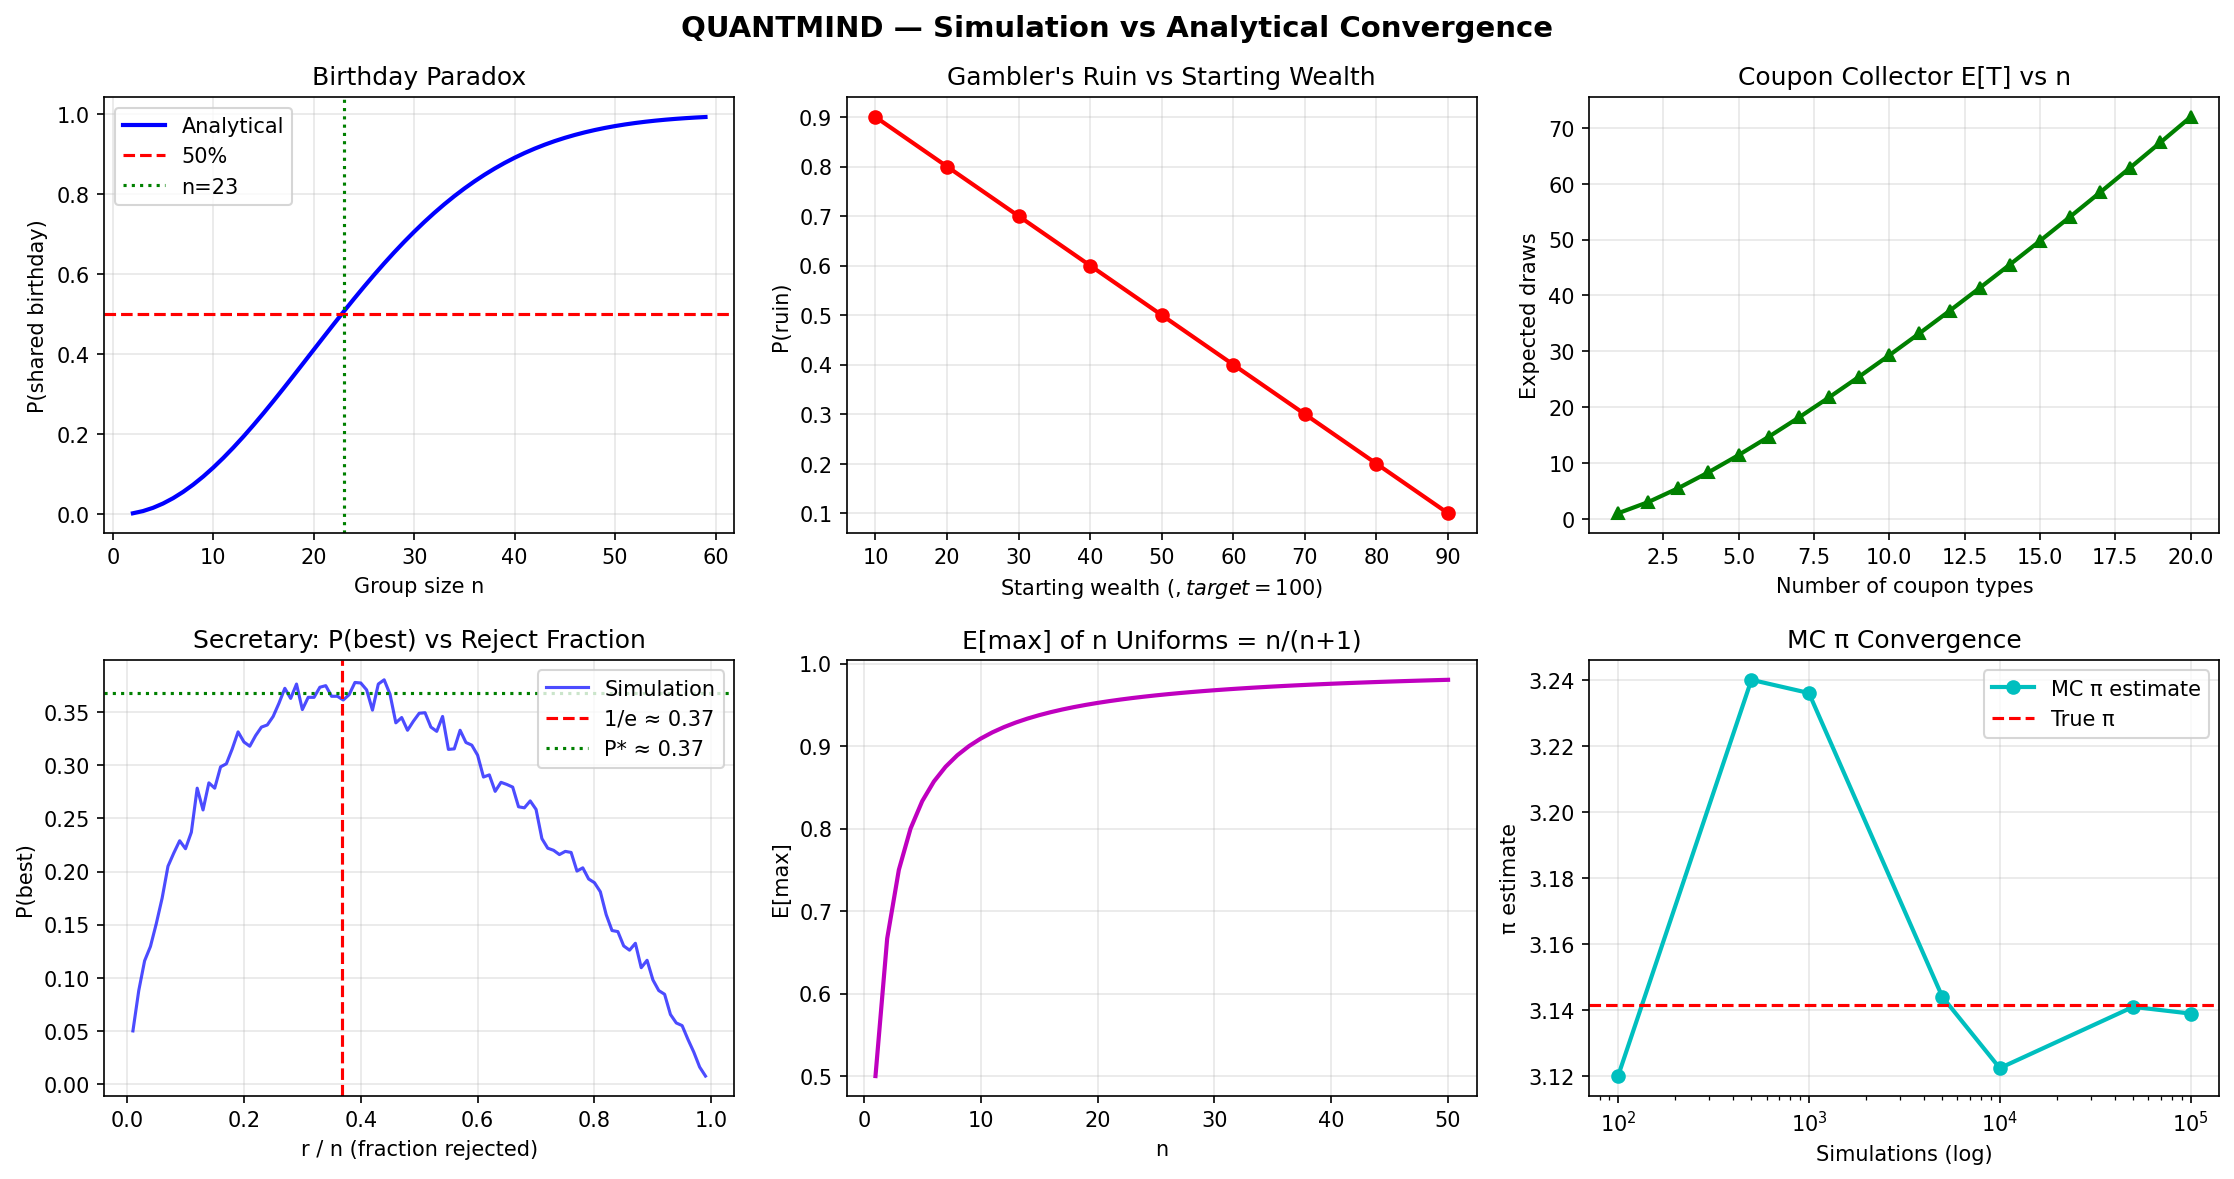

Reproduce this figure in Python.
"""
=============================================================================
  QUANTMIND — Probability Puzzle Simulation Notebook
  20 Classic Quant Interview Problems: Analytical vs Simulation
=============================================================================
  Install : pip install numpy matplotlib scipy
  Run     : python 01_probability_puzzles.py
=============================================================================
"""

import numpy as np
import matplotlib.pyplot as plt
import matplotlib.gridspec as gridspec
from scipy.special import factorial
import warnings
warnings.filterwarnings('ignore')

np.random.seed(42)
N = 100_000   # simulations per puzzle (reduce to 10_000 if slow)

results = {}   # {label: (simulated, analytical)}

def sep(): print("\n" + "─"*62)

print("="*62)
print("  QUANTMIND — Probability Puzzle Simulations")
print("  20 Classic Quant Interview Problems")
print("="*62)

# ── PUZZLE 1: Monty Hall ─────────────────────────────────────────────────────
sep()
print("PUZZLE 1 — Monty Hall Problem")
print("  Pick 1 of 3 doors. Host reveals a goat. Should you switch?")

stay_w = switch_w = 0
for _ in range(N):
    car  = np.random.randint(3)
    pick = np.random.randint(3)
    host = np.random.choice([d for d in range(3) if d != pick and d != car])
    stay_w   += (pick == car)
    new_pick  = [d for d in range(3) if d != pick and d != host][0]
    switch_w += (new_pick == car)

print(f"  Analytical  → Stay: {1/3:.4f}  |  Switch: {2/3:.4f}")
print(f"  Simulation  → Stay: {stay_w/N:.4f}  |  Switch: {switch_w/N:.4f}")
print(f"  ✅ ALWAYS SWITCH — {switch_w/stay_w:.1f}× more likely to win")
results['Monty Hall P(win|switch)'] = (switch_w/N, 2/3)

# ── PUZZLE 2: Birthday Paradox ───────────────────────────────────────────────
sep()
print("PUZZLE 2 — Birthday Paradox")
print("  How many people needed for P(shared birthday) > 50%?")

n23_analytical = 1 - np.prod([(365-i)/365 for i in range(23)])
hits = sum(1 for _ in range(10_000) if len(set(np.random.randint(1,366,23))) < 23)
n23_sim = hits / 10_000
threshold = next(n for n in range(2,60) if 1-np.prod([(365-i)/365 for i in range(n)]) >= 0.5)

print(f"  Analytical  → Need {threshold} people for P > 50%")
print(f"  P(match, n=23): Analytical={n23_analytical:.4f}  |  Simulation={n23_sim:.4f}")
print(f"  ✅ Just 23 people! Counterintuitive.")
results['Birthday P(match) n=23'] = (n23_sim, n23_analytical)

# ── PUZZLE 3: Gambler's Ruin ─────────────────────────────────────────────────
sep()
print("PUZZLE 3 — Gambler's Ruin")
print("  Start $50, target $100, fair coin. P(ruin before doubling)?")

start, target = 50, 100
p_ruin_ana = 1 - start/target

n_ruin = 0
for _ in range(N):
    w = start
    while 0 < w < target:
        w += 1 if np.random.random() < 0.5 else -1
    if w == 0:
        n_ruin += 1

print(f"  Analytical  → P(ruin) = 1 − {start}/{target} = {p_ruin_ana:.4f}")
print(f"  Simulation  → P(ruin) = {n_ruin/N:.4f}")
print(f"  ✅ Even a fair game: 50% chance of ruin before doubling.")
results["Gambler's Ruin P(ruin)"] = (n_ruin/N, p_ruin_ana)

# ── PUZZLE 4: Coupon Collector ───────────────────────────────────────────────
sep()
print("PUZZLE 4 — Coupon Collector Problem")
print("  How many cereal boxes to collect all 6 unique coupons?")

n_c = 6
E_ana = n_c * sum(1/k for k in range(1, n_c+1))

totals = []
for _ in range(N):
    seen, count = set(), 0
    while len(seen) < n_c:
        seen.add(np.random.randint(n_c))
        count += 1
    totals.append(count)

print(f"  Analytical  → E[boxes] = {E_ana:.4f}")
print(f"  Simulation  → E[boxes] = {np.mean(totals):.4f}")
print(f"  ✅ Same formula as rolling a die until all 6 faces appear.")
results['Coupon Collector E[T]'] = (np.mean(totals), E_ana)

# ── PUZZLE 5: St. Petersburg Paradox ────────────────────────────────────────
sep()
print("PUZZLE 5 — St. Petersburg Paradox")
print("  Flip until Heads; win 2^n. Infinite EV — how much to pay?")

payouts = [2**sum(1 for _ in iter(lambda: np.random.random()>0.5, True) if True)
           for _ in range(N)]
# simpler approach:
payouts2 = []
for _ in range(N):
    flips = 1
    while np.random.random() > 0.5:
        flips += 1
    payouts2.append(2**flips)

print(f"  Analytical  → E[X] = ∞  (mathematically divergent)")
print(f"  Simulation  → Mean ≈ ${np.mean(payouts2):.2f}  |  Median = ${np.median(payouts2):.0f}")
print(f"  ✅ Infinite EV, but rational agents pay < $25. That's the paradox.")

# ── PUZZLE 6: Secretary / Optimal Stopping ───────────────────────────────────
sep()
print("PUZZLE 6 — Secretary Problem (Optimal Stopping)")
print("  Interview 100 candidates. Reject first r, then pick next best. Optimal r?")

n_cand      = 100
r_opt_ana   = int(n_cand / np.e)
p_opt_ana   = 1 / np.e

wins_per_r  = []
for r in range(1, n_cand):
    wins = 0
    for _ in range(2_000):
        cands = np.random.permutation(n_cand)
        best_r = cands[:r].max()
        chosen = next((c for c in cands[r:] if c > best_r), None)
        if chosen == n_cand - 1:
            wins += 1
    wins_per_r.append(wins / 2_000)

best_r_sim = np.argmax(wins_per_r) + 1
print(f"  Analytical  → Optimal r = n/e ≈ {r_opt_ana}  |  P(best) ≈ {p_opt_ana:.4f}")
print(f"  Simulation  → Best r found = {best_r_sim}  |  P(best) ≈ {max(wins_per_r):.4f}")
print(f"  ✅ Reject first 37%, then pick first candidate better than all seen.")
results['Secretary P(best)'] = (max(wins_per_r), p_opt_ana)

# ── PUZZLE 7: HH vs HT Expected Flips ───────────────────────────────────────
sep()
print("PUZZLE 7 — Expected Flips: HH vs HT")
print("  Is E[flips until HH] equal to E[flips until HT]?")

def exp_flips(target, n_sims=30_000):
    counts = []
    tgt = list(target)
    for _ in range(n_sims):
        seq, k = [], 0
        while True:
            seq.append('H' if np.random.random() < 0.5 else 'T')
            k += 1
            if seq[-len(tgt):] == tgt:
                break
        counts.append(k)
    return np.mean(counts)

e_hh = exp_flips('HH')
e_ht = exp_flips('HT')
print(f"  Analytical  → E[HH] = 6  |  E[HT] = 4")
print(f"  Simulation  → E[HH] ≈ {e_hh:.2f}  |  E[HT] ≈ {e_ht:.2f}")
print(f"  ✅ NOT equal — HH takes longer due to overlapping dependency structure.")
results['E[flips to HH]'] = (e_hh, 6)
results['E[flips to HT]'] = (e_ht, 4)

# ── PUZZLE 8: Roll Die Until All Faces ──────────────────────────────────────
sep()
print("PUZZLE 8 — Roll a Die Until All 6 Faces Seen")

E_dice_ana = 6 * sum(1/k for k in range(1, 7))
dice_totals = []
for _ in range(N):
    seen, count = set(), 0
    while len(seen) < 6:
        seen.add(np.random.randint(1, 7))
        count += 1
    dice_totals.append(count)

print(f"  Analytical  → E[rolls] = 6·H₆ = {E_dice_ana:.4f}")
print(f"  Simulation  → E[rolls] = {np.mean(dice_totals):.4f}")
print(f"  ✅ Coupon Collector applied to dice — same harmonic sum formula.")
results['Dice All Faces E[rolls]'] = (np.mean(dice_totals), E_dice_ana)

# ── PUZZLE 9: Buffon's Needle — Estimate π ───────────────────────────────────
sep()
print("PUZZLE 9 — Buffon's Needle (Estimate π)")
print("  Needle length = line spacing = 1. P(cross a line) = 2/π.")

L = d = 1.0
crosses = sum(
    1 for _ in range(N)
    if np.random.uniform(0, d/2) <= (L/2) * np.sin(np.random.uniform(0, np.pi/2))
)
pi_est = (2 * L * N) / (d * crosses) if crosses > 0 else 0
print(f"  Analytical  → P(cross) = 2/π = {2/np.pi:.4f}")
print(f"  Simulation  → π estimate = {pi_est:.4f}  (true π = {np.pi:.4f})")
print(f"  ✅ Physical randomness recovers a pure mathematical constant.")

# ── PUZZLE 10: Hat Check / Derangements ─────────────────────────────────────
sep()
print("PUZZLE 10 — Hat Check Problem (Derangements)")
print("  n=10 people get hats back randomly. P(nobody gets their own)?")

n_hats = 10
p_derange_ana = float(sum((-1)**k / factorial(k) for k in range(n_hats+1)))
deranged = sum(
    1 for _ in range(N)
    if not any(np.random.permutation(n_hats)[i] == i for i in range(n_hats))
)
print(f"  Analytical  → P(derangement) = {p_derange_ana:.6f}")
print(f"  Simulation  → P(derangement) = {deranged/N:.6f}")
print(f"  ✅ Converges to 1/e ≈ {1/np.e:.6f} for large n.")
results['Derangement P (n=10)'] = (deranged/N, p_derange_ana)

# ── PUZZLE 11: Expected Max of n Uniforms ────────────────────────────────────
sep()
print("PUZZLE 11 — Expected Maximum of n Uniform[0,1] Variables")

print(f"  {'n':>6} | {'Analytical n/(n+1)':>20} | {'Simulation':>12}")
print(f"  {'-'*42}")
for n_v in [1, 2, 5, 10, 50]:
    ana = n_v / (n_v + 1)
    sim = np.mean(np.max(np.random.uniform(0,1,(20_000, n_v)), axis=1))
    print(f"  {n_v:>6} | {ana:>20.6f} | {sim:>12.6f}")
print(f"  ✅ E[max] = n/(n+1) — clean closed form from order statistics.")

# ── PUZZLE 12: Broken Stick Triangle ────────────────────────────────────────
sep()
print("PUZZLE 12 — Broken Stick Triangle Probability")
print("  Break a stick at 2 random points. P(3 pieces form a triangle)?")

p_tri_ana = 1/4
triangles = 0
for _ in range(N):
    cuts = sorted(np.random.uniform(0,1,2))
    a, b, c = cuts[0], cuts[1]-cuts[0], 1-cuts[1]
    if a+b > c and a+c > b and b+c > a:
        triangles += 1

print(f"  Analytical  → P(triangle) = 1/4 = {p_tri_ana:.4f}")
print(f"  Simulation  → P(triangle) = {triangles/N:.4f}")
print(f"  ✅ Each piece must be < 1/2; elegant geometric proof exists.")
results['Broken Stick P(triangle)'] = (triangles/N, p_tri_ana)

# ── PUZZLE 13: Sum > 1 (the e puzzle) ───────────────────────────────────────
sep()
print("PUZZLE 13 — Sum > 1 Problem (The e Puzzle)")
print("  Draw Uniform[0,1] one by one. How many until sum > 1?")

counts = []
for _ in range(N):
    total, k = 0.0, 0
    while total <= 1.0:
        total += np.random.uniform(0,1)
        k += 1
    counts.append(k)

print(f"  Analytical  → E[N] = e = {np.e:.6f}")
print(f"  Simulation  → E[N] = {np.mean(counts):.6f}")
print(f"  ✅ Euler's number emerges from pure randomness.")
results['E[N] sum > 1'] = (np.mean(counts), np.e)

# ── PUZZLE 14: Geometric Distribution ───────────────────────────────────────
sep()
print("PUZZLE 14 — Geometric Distribution: Expected First Success")
print("  Roll a fair die. E[rolls until first 6]?")

E_geo_ana = 6.0
rolls = []
for _ in range(N):
    k = 0
    while True:
        k += 1
        if np.random.randint(1,7) == 6:
            break
    rolls.append(k)

print(f"  Analytical  → E[rolls] = 1/p = {E_geo_ana:.4f}")
print(f"  Simulation  → E[rolls] = {np.mean(rolls):.4f}")
print(f"  ✅ Memoryless: past failures don't affect future probability.")
results['Geometric E[rolls to 6]'] = (np.mean(rolls), E_geo_ana)

# ── PUZZLE 15: Random Walk Hitting Time ─────────────────────────────────────
sep()
print("PUZZLE 15 — Random Walk Expected Hitting Time")
print("  ±1 walk from 0. E[time to reach +5 or −5]?")

tgt = 5
E_hit_ana = tgt**2
hit_times = []
for _ in range(N // 5):
    pos, t = 0, 0
    while abs(pos) < tgt:
        pos += 1 if np.random.random() < 0.5 else -1
        t   += 1
    hit_times.append(t)

print(f"  Analytical  → E[T] = n² = {E_hit_ana}")
print(f"  Simulation  → E[T] ≈ {np.mean(hit_times):.2f}")
print(f"  ✅ Fundamental: expected hitting time of ±n is n².")
results['Random Walk E[T] to ±5'] = (np.mean(hit_times), E_hit_ana)

# ── PUZZLE 16: Two Dice — P(sum = 7) ────────────────────────────────────────
sep()
print("PUZZLE 16 — Two Dice: P(sum = 7)")
print("  Most common sum on 2d6?")

rolls_2d6 = np.random.randint(1,7,(N,2)).sum(axis=1)
p7_sim = (rolls_2d6 == 7).mean()
print(f"  Analytical  → P(sum=7) = 6/36 = {6/36:.4f}")
print(f"  Simulation  → P(sum=7) = {p7_sim:.4f}")
print(f"  ✅ 7 is most likely: (1,6)(2,5)(3,4)(4,3)(5,2)(6,1) = 6 ways.")
results['P(2d6 sum = 7)'] = (p7_sim, 6/36)

# ── PUZZLE 17: Banach's Matchbox ────────────────────────────────────────────
sep()
print("PUZZLE 17 — Banach's Matchbox Problem")
print("  2 boxes, n=50 matches each. Pick randomly. E[remaining when one empties]?")

n_b = 50
E_banach_ana = np.sqrt(np.pi * n_b / 2)
lefts = []
for _ in range(N // 20):
    boxes = [n_b, n_b]
    while True:
        pick = np.random.randint(2)
        if boxes[pick] == 0:
            lefts.append(boxes[1-pick])
            break
        boxes[pick] -= 1

print(f"  Analytical  → E[remaining] ≈ √(πn/2) = {E_banach_ana:.2f}")
print(f"  Simulation  → E[remaining] ≈ {np.mean(lefts):.2f}")
print(f"  ✅ Classic Stefan Banach problem in combinatorial probability.")

# ── PUZZLE 18: Monte Carlo π (circle darts) ─────────────────────────────────
sep()
print("PUZZLE 18 — Monte Carlo π Estimation (Circle Method)")
print("  Throw darts at unit square. P(inside circle) = π/4.")

x = np.random.uniform(-1,1,N)
y = np.random.uniform(-1,1,N)
pi_mc = 4 * np.sum(x**2 + y**2 <= 1) / N
print(f"  True π      = {np.pi:.6f}")
print(f"  Simulation  → π ≈ {pi_mc:.6f}  (error = {abs(pi_mc-np.pi)/np.pi*100:.4f}%)")
print(f"  ✅ Monte Carlo integration in its purest form.")

# ── PUZZLE 19: Bayes' Theorem — Medical Test ────────────────────────────────
sep()
print("PUZZLE 19 — Bayes' Theorem: Medical Test Paradox")
print("  Disease: 1% prevalence. Test: 99% accurate. P(disease | positive)?")

prev, sens, spec = 0.01, 0.99, 0.99
p_pos = sens*prev + (1-spec)*(1-prev)
p_D_given_pos_ana = (sens * prev) / p_pos

has_D     = np.random.random(N) < prev
test_pos  = np.where(has_D, np.random.random(N)<sens, np.random.random(N)>(spec))
p_D_given_pos_sim = np.sum(has_D & test_pos) / np.sum(test_pos) if np.sum(test_pos)>0 else 0

print(f"  Analytical  → P(disease|positive) = {p_D_given_pos_ana:.4f} = {p_D_given_pos_ana*100:.1f}%")
print(f"  Simulation  → P(disease|positive) = {p_D_given_pos_sim:.4f} = {p_D_given_pos_sim*100:.1f}%")
print(f"  ✅ Shocking: even with 99% accuracy, only ~50% likely to have disease!")
results["Bayes P(disease|+)"] = (p_D_given_pos_sim, p_D_given_pos_ana)

# ── PUZZLE 20: Ballot Problem ────────────────────────────────────────────────
sep()
print("PUZZLE 20 — Ballot Problem")
print("  A gets 60 votes, B gets 40. P(A strictly ahead throughout count)?")

a_votes, b_votes = 60, 40
# Analytical: P = (a-b)/(a+b)
p_ballot_ana = (a_votes - b_votes) / (a_votes + b_votes)

ahead_all = 0
for _ in range(N):
    ballot = np.array([1]*a_votes + [-1]*b_votes)
    np.random.shuffle(ballot)
    cumsum = np.cumsum(ballot)
    if cumsum.min() > 0:
        ahead_all += 1

print(f"  Analytical  → P(always ahead) = (a−b)/(a+b) = {p_ballot_ana:.4f}")
print(f"  Simulation  → P(always ahead) = {ahead_all/N:.4f}")
print(f"  ✅ Famous ballot theorem — elegant combinatorial proof.")
results['Ballot P(always ahead)'] = (ahead_all/N, p_ballot_ana)

# ── SUMMARY TABLE ────────────────────────────────────────────────────────────
print("\n\n" + "="*62)
print("  SIMULATION vs ANALYTICAL — ACCURACY SUMMARY")
print("="*62)
print(f"  {'Puzzle':<38} {'Simulated':>9} {'Analytical':>11} {'Error%':>7}")
print(f"  {'-'*67}")
for name, (sim, ana) in results.items():
    err = abs(sim-ana)/abs(ana)*100 if ana != 0 else 0
    print(f"  {name:<38} {sim:>9.4f} {ana:>11.4f} {err:>6.2f}%")

# ── CONVERGENCE PLOTS ────────────────────────────────────────────────────────
print("\n  Generating convergence plots...")
fig, axes = plt.subplots(2, 3, figsize=(15, 8))
fig.suptitle('QUANTMIND — Simulation vs Analytical Convergence', fontsize=14, fontweight='bold')
axes = axes.flatten()

# Birthday paradox curve
n_range = range(2, 60)
analytical_b = [1-np.prod([(365-i)/365 for i in range(n)]) for n in n_range]
axes[0].plot(n_range, analytical_b, 'b-', linewidth=2, label='Analytical')
axes[0].axhline(0.5, color='r', linestyle='--', label='50%')
axes[0].axvline(23, color='g', linestyle=':', label='n=23')
axes[0].set_title('Birthday Paradox'); axes[0].set_xlabel('Group size n')
axes[0].set_ylabel('P(shared birthday)'); axes[0].legend(); axes[0].grid(alpha=0.3)

# Gambler's ruin: P(ruin) vs starting wealth
starts = range(10, 91, 10)
p_ruin_range = [1 - s/100 for s in starts]
axes[1].plot(starts, p_ruin_range, 'ro-', linewidth=2, markersize=6)
axes[1].set_title("Gambler's Ruin vs Starting Wealth")
axes[1].set_xlabel('Starting wealth ($, target=$100)')
axes[1].set_ylabel('P(ruin)'); axes[1].grid(alpha=0.3)

# Coupon collector: E[draws] vs n
n_coup = range(1, 21)
e_coup = [n * sum(1/k for k in range(1,n+1)) for n in n_coup]
axes[2].plot(n_coup, e_coup, 'g^-', linewidth=2, markersize=6)
axes[2].set_title('Coupon Collector E[T] vs n')
axes[2].set_xlabel('Number of coupon types')
axes[2].set_ylabel('Expected draws'); axes[2].grid(alpha=0.3)

# Secretary: P(best) vs r/n ratio
r_range = np.linspace(0.01, 0.99, 99)
axes[3].plot(r_range, wins_per_r[:99] if len(wins_per_r)>=99 else wins_per_r,
             'b-', label='Simulation', alpha=0.7)
axes[3].axvline(1/np.e, color='r', linestyle='--', label=f'1/e ≈ {1/np.e:.2f}')
axes[3].axhline(1/np.e, color='g', linestyle=':', label=f'P* ≈ {1/np.e:.2f}')
axes[3].set_title('Secretary: P(best) vs Reject Fraction')
axes[3].set_xlabel('r / n (fraction rejected)'); axes[3].set_ylabel('P(best)')
axes[3].legend(); axes[3].grid(alpha=0.3)

# Option price max of n uniforms
n_unif = range(1, 51)
e_max = [n/(n+1) for n in n_unif]
axes[4].plot(n_unif, e_max, 'm-', linewidth=2)
axes[4].set_title('E[max] of n Uniforms = n/(n+1)')
axes[4].set_xlabel('n'); axes[4].set_ylabel('E[max]'); axes[4].grid(alpha=0.3)

# Monte Carlo π convergence
ns = [100, 500, 1000, 5000, 10000, 50000, N]
pi_ests = []
X = np.random.uniform(-1,1,(N,2))
for n_pi in ns:
    inside = np.sum(X[:n_pi,0]**2 + X[:n_pi,1]**2 <= 1)
    pi_ests.append(4*inside/n_pi)
axes[5].semilogx(ns, pi_ests, 'co-', linewidth=2, markersize=6, label='MC π estimate')
axes[5].axhline(np.pi, color='r', linestyle='--', label=f'True π')
axes[5].set_title('MC π Convergence'); axes[5].set_xlabel('Simulations (log)')
axes[5].set_ylabel('π estimate'); axes[5].legend(); axes[5].grid(alpha=0.3)

plt.tight_layout()
plt.savefig('01_probability_puzzles.png', dpi=150, bbox_inches='tight')
plt.show()

print("\n" + "="*62)
print("  ✅ QUANTMIND Probability Puzzles — Complete")
print("  Plot saved: 01_probability_puzzles.png")
print("="*62)
